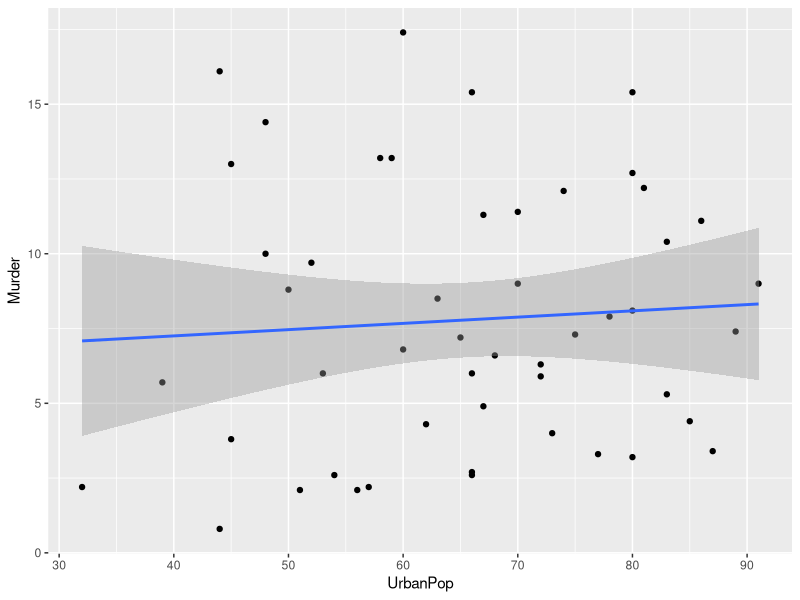

R code for this plot:
## ---- chunk 1

my_data <- data.frame(USArrests)


library(ggplot2)

#create scatterplot with fitted regression line
ggplot(my_data, aes(UrbanPop, Murder)) + 
  geom_point() +
  stat_smooth(method = "lm")

